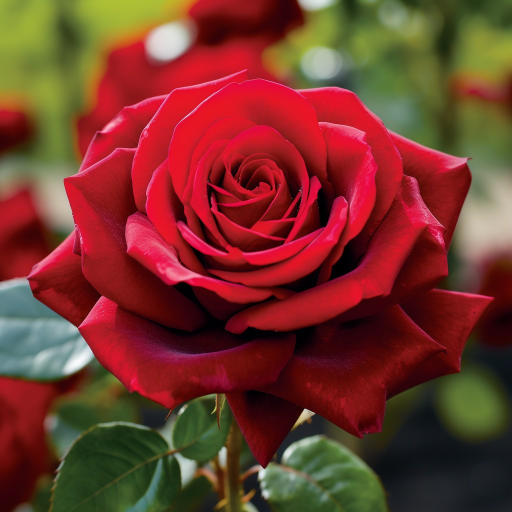
#> input picture Lab-Class_Work/Lab2/rose.jpg, 1024 x 1024 px (shown at 1/2 size)
$ jupyter execute Decrease_intensity_resulation.ipynb
#> lines starting #> are read from the running program, lines starting #| are printed output that depends on the picture
[cell 1]
import cv2
import numpy as np
import matplotlib.pyplot as plt
import matplotlib.image as mpimg

[cell 2]
#load the image
# Read image using Matplotlib
image_bgr = cv2.imread('rose.jpg')
#> image_bgr is the input picture: shape (1024, 1024, 3); mean B, G, R 42.6, 54.5, 116.7
image_rgb = cv2.cvtColor(image_bgr, cv2.COLOR_BGR2RGB)

# Display the image
plt.imshow(image_rgb)
plt.axis('off')  # Hide axes
plt.show()

[cell 3]
# Resize the image
original_image = cv2.resize(image_rgb, (512, 512))
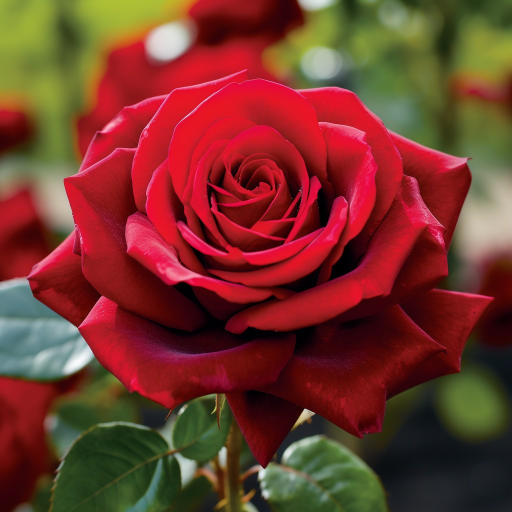
#> original_image: shape (512, 512, 3); mean R, G, B 116.9, 54.7, 42.7

# Display the resized image
plt.imshow(original_image)
plt.axis('off')  # Hide axis
plt.show()
print(original_image.shape)
#| (512, 512, 3)

[cell 4]
#convert the image into gray scale
gray_image = cv2.cvtColor(original_image, cv2.COLOR_BGR2GRAY)
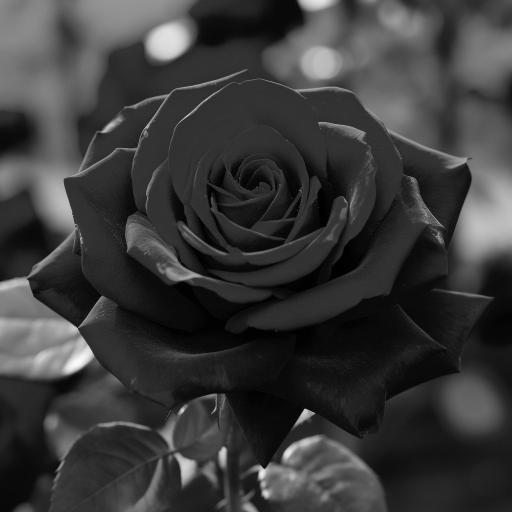
#> gray_image: shape (512, 512); min 0, max 250, mean 58.2
plt.imshow(gray_image,cmap='gray')

[cell 5]
def Decrease_Intensity_Resolution(image,bits):
    mxIntensity = 2**bits - 1
    return np.floor(image/(256//(mxIntensity+1))*(mxIntensity+1))

[cell 6]
bit_levels = [7, 6, 5, 4, 3, 2, 1, 0]
for bit in bit_levels:
    intensity_res = Decrease_Intensity_Resolution(gray_image, bit)
    plt.imshow(intensity_res, cmap='gray')
    plt.title(f'{bit}-bit intensity level')
    plt.show()
